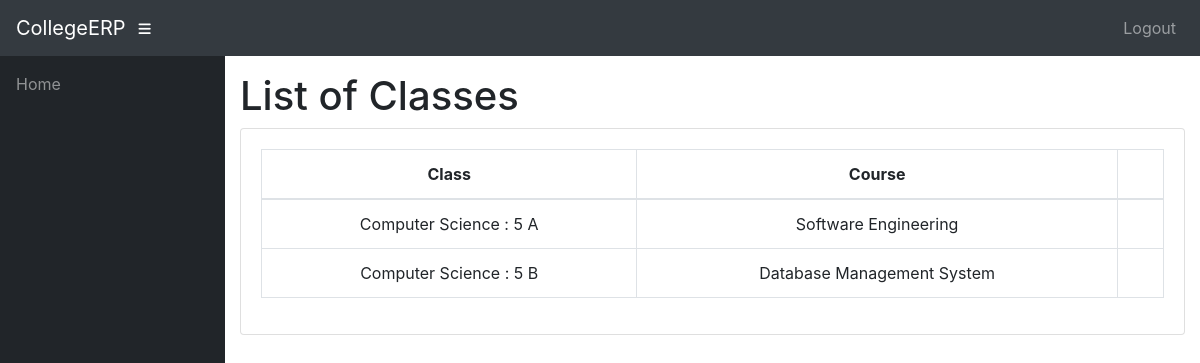
/teacher/CS03/6/Classes/ (signed in), run on the app's committed database.
### info/models.py (models this page shows, shortened)
class Assign(models.Model):
    class_id = models.ForeignKey(Class, on_delete=models.CASCADE)
    course = models.ForeignKey(Course, on_delete=models.CASCADE)
    teacher = models.ForeignKey(Teacher, on_delete=models.CASCADE)
    class Meta:
        unique_together = (('course', 'class_id', 'teacher'),)

class Class(models.Model):
    id = models.CharField(primary_key='True', max_length=100)
    dept = models.ForeignKey(Dept, on_delete=models.CASCADE)
    section = models.CharField(max_length=100)
    sem = models.IntegerField()
    class Meta:
        verbose_name_plural = 'classes'
    def __str__(self):
        d = Dept.objects.get(name=self.dept)
        return '%s : %d %s' % (d.name, self.sem, self.section)

class Dept(models.Model):
    id = models.CharField(primary_key='True', max_length=100)
    name = models.CharField(max_length=200)
    def __str__(self):
        return self.name

class Course(models.Model):
    dept = models.ForeignKey(Dept, on_delete=models.CASCADE)
    id = models.CharField(primary_key='True', max_length=50)
    name = models.CharField(max_length=50)
    shortname = models.CharField(max_length=50, default='X')
    def __str__(self):
        return self.name

### info/views.py (the view)
# urls.py: path('teacher/<slug:teacher_id>/<int:choice>/Classes/', views.t_clas, name='t_clas'),
@login_required
def t_clas(request, teacher_id, choice):
    teacher1 = get_object_or_404(Teacher, id=teacher_id)
    return render(request, 'info/t_clas.html', {'teacher1': teacher1, 'choice': choice})

### info/models.py (called while the page is built)
    @property
    def is_student(self):
        if hasattr(self, 'student'):
            return True
        return False

    @property
    def is_teacher(self):
        if hasattr(self, 'teacher'):
            return True
        return False

### info/templates/info/t_clas.html (shortened to what this page needs)
{% extends 'info/base.html' %}
{% block content %}
    <h1>List of Classes</h1>
    <div class="card mb-3">
            <div class="card-body">
              <div class="table-responsive">
                <table class="table table-bordered text-center" id="dataTable" width="100%" cellspacing="0">
                  <thead>
                    <tr>
                        <th>Class</th>
                        <th>Course</th>
                        <th></th>
                    </tr>
                  </thead>
                  <tbody>
                    {% for ass in teacher1.assign_set.all %}
                    <tr>
                        <td>{{ ass.class_id }}</td>
                        <td>{{ ass.course }}</td>
                        <td>
                        </td>
                    </tr>
                    {% empty %}
                            <p>teacher has no courses</p>
                    {% endfor %}
                  </tbody>
                </table>
              </div>
    </div>
{% endblock %}

### data on the page
Assign: class_id "Computer Science : 5 A", course "Software Engineering"
Assign: class_id "Computer Science : 5 B", course "Database Management System"
